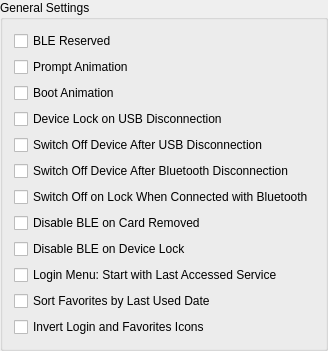
             <widget class="QGroupBox" name="groupBox_BLESettings">
              <property name="title">
               <string>General Settings</string>
              </property>
              <layout class="QVBoxLayout" name="verticalLayout_31">
               <item>
                <widget class="QCheckBox" name="checkBoxBLEReserved">
                 <property name="text">
                  <string>BLE Reserved</string>
                 </property>
                </widget>
               </item>
               <item>
                <widget class="QCheckBox" name="checkBoxPromptAnim">
                 <property name="toolTip">
                  <string>Display an animation when an action is required</string>
                 </property>
                 <property name="text">
                  <string>Prompt Animation</string>
                 </property>
                </widget>
               </item>
               <item>
                <widget class="QCheckBox" name="checkBoxBootAnim">
                 <property name="toolTip">
                  <string>Animation at device boot</string>
                 </property>
                 <property name="text">
                  <string>Boot Animation</string>
                 </property>
                </widget>
               </item>
               <item>
                <widget class="QCheckBox" name="checkBoxDeviceLockUSBDisc">
                 <property name="toolTip">
                  <string>Automatically lock the device when it is disconnected from USB</string>
                 </property>
                 <property name="text">
                  <string>Device Lock on USB Disconnection</string>
                 </property>
                </widget>
               </item>
               <item>
                <widget class="QCheckBox" name="checkBoxSwitchOffUSBDisc">
                 <property name="toolTip">
                  <string>Switch off the device after USB disconnection</string>
                 </property>
                 <property name="text">
                  <string>Switch Off Device After USB Disconnection</string>
                 </property>
                </widget>
               </item>
               <item>
                <widget class="QCheckBox" name="checkBoxSwitchOffBTDisc">
                 <property name="toolTip">
                  <string>Switch off the device after Bluetooth disconnection</string>
                 </property>
                 <property name="text">
                  <string>Switch Off Device After Bluetooth Disconnection</string>
                 </property>
                </widget>
               </item>
               <item>
                <widget class="QCheckBox" name="checkBoxSwitchOffLock">
                 <property name="toolTip">
                  <string>When device connected through Bluetooth switch the device off on lock</string>
                 </property>
                 <property name="text">
                  <string>Switch Off on Lock When Connected with Bluetooth</string>
                 </property>
                </widget>
               </item>
               <item>
                <widget class="QCheckBox" name="checkBoxDisableBleOnCardRemove">
                 <property name="toolTip">
                  <string>Disable Bluetooth when a user card is removed from the device (improves battery life)</string>
                 </property>
                 <property name="text">
                  <string>Disable BLE on Card Removed</string>
                 </property>
                </widget>
               </item>
               <item>
                <widget class="QCheckBox" name="checkBoxDisableBleOnLock">
                 <property name="toolTip">
                  <string>Disable Bluetooth upon device lock (improves battery life)</string>
                 </property>
                 <property name="text">
                  <string>Disable BLE on Device Lock</string>
                 </property>
                </widget>
               </item>
               <item>
                <widget class="QCheckBox" name="checkBoxStartWithLastAccessedService">
                 <property name="text">
                  <string>Login Menu: Start with Last Accessed Service</string>
                 </property>
                </widget>
               </item>
               <item>
                <widget class="QCheckBox" name="checkBoxSortFavsByLastUsed">
                 <property name="toolTip">
                  <string>Sort Favorites by last used date</string>
                 </property>
                 <property name="text">
                  <string>Sort Favorites by Last Used Date</string>
                 </property>
                </widget>
               </item>
               <item>
                <widget class="QCheckBox" name="checkBoxInvertLoginAndFav">
                 <property name="text">
                  <string>Invert Login and Favorites Icons</string>
                 </property>
                </widget>
               </item>
              </layout>
             </widget>
